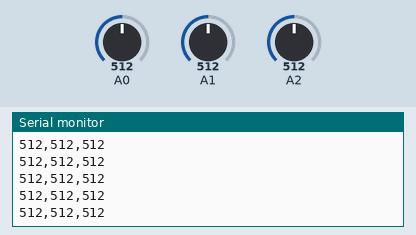
Bench run of a sketch on a simulated Arduino Uno, built with avr-gcc and run on an emulated ATmega328P. Shown: the last lines printed to the serial monitor. The test bench sets the inputs (shaded band); at power-on: A0 = 512, A1 = 512, A2 = 512.

Above: at 1.2 s.
1.3 s: A0 set to 104
At 1.8 s:
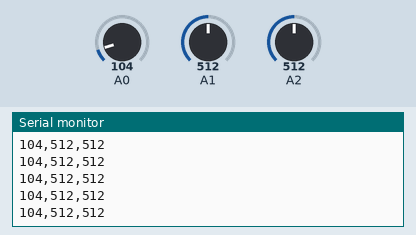
2.8 s: A0 set to 94
At 3.6 s:
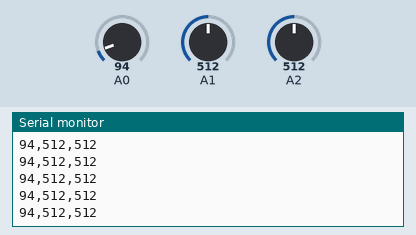
Timing chart, 0 to 5.8 s (numbered marks = the images above; inputs shaded):
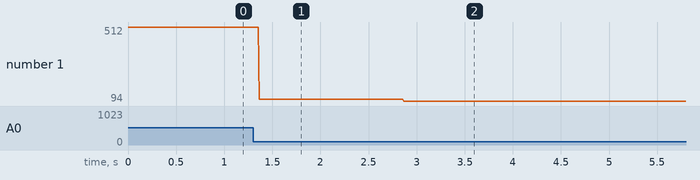

The sketch:

sketch_jun03b.ino
```cpp
void setup()
{
  Serial.begin(9600);
}

void loop()
{
  int i=0,j=0,k=0;

  i=analogRead(A0);
  j=analogRead(A1);
  k=analogRead(A2);
  Serial.print(i);
  Serial.print(",");
  Serial.print(j);
  Serial.print(",");
  Serial.println(k);
  delay(5);
}
```

Measured:
- after the input at 1.3 s, the serial monitor: prints a new line after 0.07 s (image 1)
- after the input at 2.8 s, the serial monitor: prints a new line after 0.07 s (image 2)
- plotted number 1: 512 → 104 after the input at 1.3 s, 104 → 94 after the input at 2.8 s
